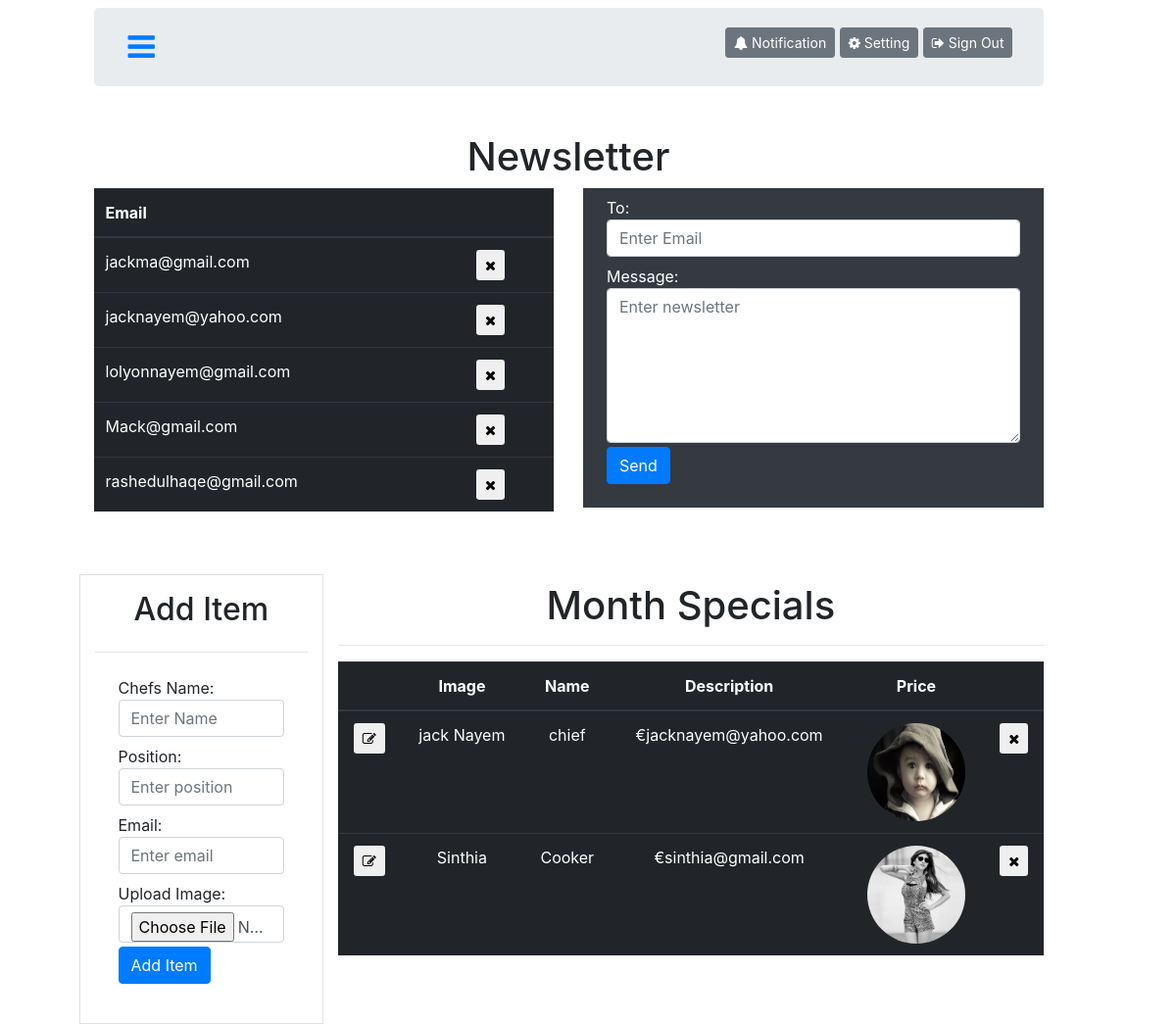
/admin/contract.php, run on the app's committed database.
### tables this page shows
CREATE TABLE `newsletter_mail` (
  `id` int(11) NOT NULL,
  `email` varchar(50) NOT NULL
);

CREATE TABLE `chefs_info` (
  `id` int(11) NOT NULL,
  `name` varchar(100) NOT NULL,
  `position` varchar(100) NOT NULL,
  `email` varchar(100) NOT NULL,
  `image` blob NOT NULL
);

### admin/contract.php (the view, shortened to what this page needs)
<?php
    require_once 'core/dbconnection.php';
    include 'include/header.php';
    $sql1= "SELECT * FROM newsletter_mail";
    $newsletter = mysqli_query($conn,  $sql1);
    $sql= "SELECT * FROM chefs_info";
    $chefs = mysqli_query($conn,  $sql);
?>
<section  class="conternar fluid">
    <div class="row d-flex d-md-block flex-nowrap">
        <div class="col-md-10 col px-5 pl-md-2 pt-2 mx-auto flex-collume">
            <div class="row jumbotron p-3 m-0">
                <header class=" col-md-2 col-3">
                    <a href="#" data-target="#sidebar" data-toggle="collapse" aria-expanded="false"><i class="fa fa-navicon fa-2x py-2 p-1"></i></a>
                </header>
                <div class="col-md-10 ml-0">
                    <div class="float-right" id="signout_button">
                      <button type="button" class="btn btn-secondary btn-sm mt-1"><i class="fa fa-bell pr-1"></i>Notification</button>
                      <button type="button" class="btn btn-secondary btn-sm mt-1 "><i class="fa fa-gear pr-1"></i>Setting</button>
                      <button type="button" class="btn btn-secondary btn-sm mt-1"><i class="fa fa-sign-out pr-1"></i>Sign Out</button>
                    </div>
                </div>
            </div>
            <div class="my-5">
                <h1 class="text-center">Newsletter</h1>
                <div class="row">
                    <div class="col-md-6">
                        <table class="table table-dark table-hover text-left ">
                            <thead>
                              <tr>
                                <th>Email</th>
                                <th></th>
                              </tr>
                            </thead>
                            <tbody>
                                <?php while( $n_letter=mysqli_fetch_assoc($newsletter)) : ?>
                              <tr>
                                <td><?= $n_letter['email'] ?></td>
                                <td><a href="contract.php?delete=<?= $n_letter['id']; ?>"><button class="btn btn-sm btn-default"><i class="fa fa-close"></i></button></a></td>
                              </tr>
                              <?php endwhile; ?>
                            </tbody>
                        </table>
                    </div>
                    <div class="col-md-6">
                        <form class="form-group pl-4 pr-4 pb-4 pt-0 bg-dark text-white" action="contract.php" method="POST" enctype="multipart/form-data">
                            <label for="food" class="mt-2 mb-0">To:</label>
                            <input type="email" class="form-control" id="to" placeholder="Enter Email" name="food">
                            <label for="newsletter" class="mt-2 mb-0">Message:</label>
                            <textarea name="newsletter" rows="6" class="form-control" id="newsletter" placeholder="Enter newsletter"></textarea>
                            <input type="submit" value="Send" class="btn btn-primary mt-1" name="send_email">
                        </form>
                    </div>
                </div>
            </div>
            <div class="row flex-fill justify-content-around">
                <div class="col-md-3 col border border-1">
                    <h2 class="text-center p-3"><?=((isset($_GET['edit']))?'Edit':'Add')?> Item</h2>
                    <hr class="mt-0">
                    <form class="form-group pl-4 pr-4 pb-4 pt-0" action="contract.php<?=((isset($_GET['edit']))?'?edit='.$edit_id:'');?>" method="POST" enctype="multipart/form-data">
                        <?php
                        $chef_name='';
                        $chef_position='';
                        $chef_email ='';
                        $s_image = '';
                        ?>
                        <label for="name" class="mt-2 mb-0">Chefs Name:</label>
                        <input type="text" class="form-control" id="name" placeholder="Enter Name" name="name" value="<?=$chef_name;?>" >
                        <label for="position" class="mt-2 mb-0">Position:</label>
                        <input type="text" class="form-control" id="position" placeholder="Enter position" name="position" value="<?=$chef_position;?>">
                        <label for="email" class="mt-2 mb-0">Email:</label>
                        <input type="email" class="form-control" id="email" placeholder="Enter email" name="email" value="<?=$chef_email;?>">
                        <?php if($s_image != ''): ?>
                            <div class="s-food-image">
                                <img src="<?=$s_image?>" height="100px">
                                <a href="contract.php?delete_image=1&edit=<?=$edit_id;?>" class="text-danger">Delete Image</a>
                            </div>
                        <?php else: ?>
                        <label for="image" class="mt-2 mb-0">Upload Image:</label>
                        <input type="file" name="image" id="image" class="form-control" >
                        <?php endif; ?>
                        <input type="submit" value="<?=((isset($_GET['edit']))?'Edit':'Add')?> Item" class="btn btn-primary mt-1" name="chefs_info">
                    </form>
                </div>
                <div class="col-md-9 colsm-12">
                    <h1 class="text-center pt-2">Month Specials</h1>
                    <hr>
                    <table class="table table-dark table-hover text-center ">
                        <thead>
                          <tr>
                            <th></th>
                            <th>Image</th>
                            <th>Name</th>
                            <th>Description</th>
                            <th>Price</th>
                            <th></th>
                          </tr>
                        </thead>
                        <tbody>
                            <?php while( $chef=mysqli_fetch_assoc($chefs)) : ?>
                          <tr>
                            <td><a href="contract.php?edit=<?= $chef['id']; ?>"><button class="btn btn-sm btn-default"><i class="fa fa-edit"></i></button></a></td>
                            <td><?= $chef['name'] ?></td>
                            <td><?= $chef['position'] ?></td>
                            <td>&euro;<?= $chef['email'] ?></td>
                            <td><img src="<?= $chef['image'] ?>" class="rounded-circle" alt="" width="100" height="100"></td>
                            <td><a href="contract.php?delete=<?= $chef['id']; ?>"><button class="btn btn-sm btn-default"><i class="fa fa-close"></i></button></a></td>
                          </tr>
                          <?php endwhile; ?>
                        </tbody>
                    </table>
                </div>
            </div>
        </div>
    </div>
</section>
</body>
</html>

### admin/include/header.php (shortened to what this page needs)
<!DOCTYPE html>
<html lang="en">
<head>
    <link rel="stylesheet" href="https://maxcdn.bootstrapcdn.com/bootstrap/4.1.0/css/bootstrap.min.css">
    <link rel="stylesheet" href="https://maxcdn.bootstrapcdn.com/font-awesome/4.7.0/css/font-awesome.min.css">
    <link rel="stylesheet" type="text/css" href="css/main.css">
</head>
<body>

### admin/css/main.css (style rules this page uses)
* { box-sizing: border-box; }

### data on the page
newsletter_mail: email "jackma@gmail.com"
newsletter_mail: email "jacknayem@yahoo.com"
newsletter_mail: email "lolyonnayem@gmail.com"
newsletter_mail: email "Mack@gmail.com"
newsletter_mail: email "rashedulhaqe@gmail.com"
chefs_info: name "jack Nayem", position "chief", email "jacknayem@yahoo.com", image (picture)
chefs_info: name "Sinthia", position "Cooker", email "sinthia@gmail.com", image (picture)
